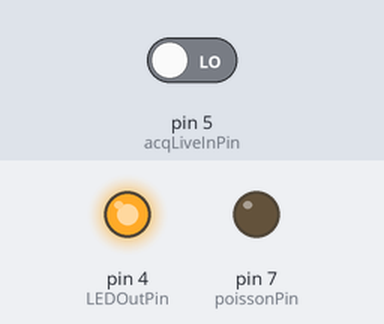
This sketch was run on a simulated Arduino Uno, built with avr-gcc and run on an emulated ATmega328P. On the bench: output pins drawn as LEDs (lit = HIGH). The test bench sets the inputs (shaded band); at power-on: pin 5 (acqLiveInPin) LOW. Random numbers use the default seed unless the sketch sets one.

Above: at 1.2 s.
1.3 s: pin 5 (acqLiveInPin) driven HIGH
At 1.69 s:
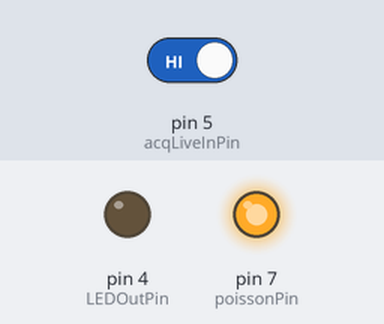
At 2.49 s:
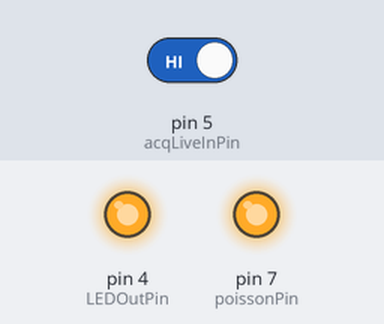
4.3 s: pin 5 (acqLiveInPin) driven LOW
At 4.54 s:
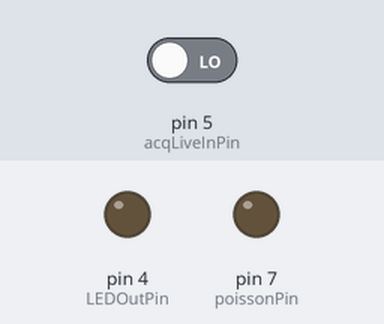
Timing chart, 0 to 7.3 s (numbered marks = the images above; inputs shaded):
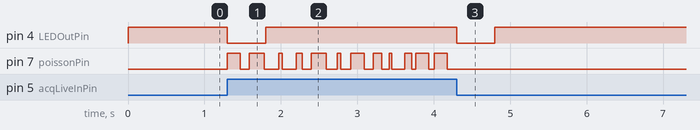

The sketch:

flipper_LED_simple.ino
```cpp
const int acqLiveInPin = 5;       // pin for acqLive signal from Timeline
const int LEDOutPin = 4;          // pin for driving LED (assuming digital PIN that's connected to LED driver)

const int poissonPin = 7;
const int minPoissonDur = 10; //ms
const int maxPoissonDur = 200; //ms
const int LEDFlashDuration = 500; // Duration for LED "dark" flash in ms

int lastAcqLiveState = 0;
int currentAcqLiveState = 0;

unsigned long delayStartLED = 0;
unsigned long lastFlipTime = 0;
unsigned long timeNow = 0;
unsigned long poissonStateDur = 0;
int currentPoissonState = 0;
int LEDState = 1; // current state of LED (it should be on almost all the time)

void setup() {
  pinMode(acqLiveInPin, INPUT);
  pinMode(LEDOutPin,OUTPUT);
  pinMode(poissonPin, OUTPUT);
//  Serial.begin(9600); // unnecessary?

  digitalWrite(poissonPin, LOW);
  digitalWrite(LEDOutPin,HIGH); // Should only transiently be low when acqLive changes its state
  currentPoissonState = LOW;
  poissonStateDur = random(minPoissonDur, maxPoissonDur);
  lastFlipTime = millis();
  delayStartLED=millis(); // Unnecessary here? Timer for LED

}

void loop() {
  // put your main code here, to run repeatedly:

  currentAcqLiveState = digitalRead(acqLiveInPin);
  timeNow = millis();

  // Turn off LED for x ms every time AcqLive flips (either beginning or end of experiment)
  if (LEDState && (currentAcqLiveState!=lastAcqLiveState)) {
    LEDState = 0;
    digitalWrite(LEDOutPin,LOW);
    // start timer
    delayStartLED=millis();
  } else if (LEDState==0 && (millis()-delayStartLED)>=LEDFlashDuration){
    // we should be really unlucky for acqLive to flip just before wraparound of unsigned long
    // in which case millis()-delayStartLED will be negative (lazy coding)
    LEDState=1;
    digitalWrite(LEDOutPin,HIGH);
  }

  // Update Acquisition Live Status
  lastAcqLiveState = currentAcqLiveState;

  //code for flipper
  if (currentAcqLiveState==HIGH && (timeNow-lastFlipTime)>poissonStateDur) {
    lastFlipTime = timeNow;
    if (currentPoissonState==LOW){
      currentPoissonState=HIGH;
    } else {
      currentPoissonState=LOW;
    }
    digitalWrite(poissonPin, currentPoissonState);
    poissonStateDur = random(minPoissonDur, maxPoissonDur);
  } else if (timeNow < lastFlipTime) {
    // this can only happen when the millis() function wraps around at the limit of the unsigned long datatype
    lastFlipTime = 1; // pretend we flipped at 1
  }

  delayMicroseconds(50);
}
```

Measured:
- after the input at 1.3 s, pin 4 (LEDOutPin): HIGH → LOW at once, → HIGH 0.50 s later; pin 7 (poissonPin): LOW → HIGH at once, → LOW 0.17 s later, → HIGH 0.11 s later, → LOW 0.20 s later, … (24 changes in this stretch)
- after the input at 4.3 s, pin 4 (LEDOutPin): HIGH → LOW at once, → HIGH 0.50 s later
